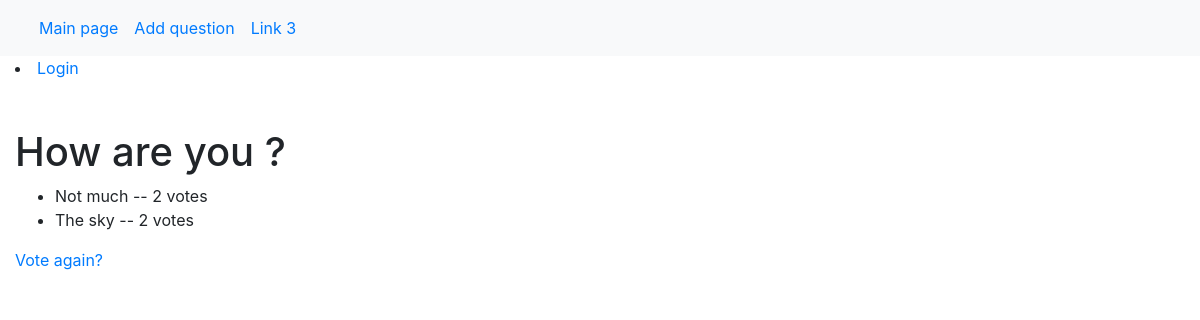
The page /polls/2/results/ on the database as committed earlier.
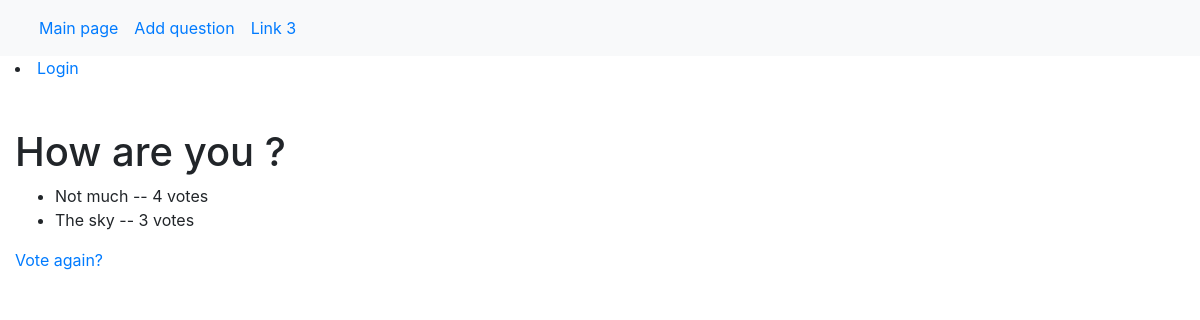
The same page on the database as committed later.
### polls/models.py (models this page shows, shortened)
class Question(models.Model):
    question_text = models.CharField(max_length=200)
    pub_date = models.DateTimeField('date published')
    user = models.ForeignKey(User, on_delete=models.SET_NULL, null=True, blank=True)

class Choice(models.Model):
    question = models.ForeignKey(Question, on_delete=models.CASCADE)
    choice_text = models.CharField(max_length=200)
    votes = models.IntegerField(default=0)

### polls/views.py (the view)
# urls.py: path('<int:pk>/results/', views.ResultsView.as_view(), name='results'),
class ResultsView(generic.DetailView):
    model = Question
    template_name = 'polls/results.html'

### polls/templates/polls/results.html (shortened to what this page needs)
{% extends "polls/base.html" %}
{% block content %}
<!DOCTYPE html>
<html lang="en">
<head>
</head>
<body>
    <h1>{{ question.question_text }}</h1>
    <ul>
    {% for choice in question.choice_set.all %}
        <li>{{ choice.choice_text }} -- {{ choice.votes }} vote{{ choice.votes|pluralize }}</li>
    {% endfor %}
    </ul>
    <a href="{% url 'polls:detail' question.id %}">Vote again?</a>
</body>
</html>
{% endblock  %}

### polls/templates/polls/base.html (shortened to what this page needs)
 <!DOCTYPE html>
<html lang="en">
<head>
  <link rel="stylesheet" href="https://cdn.jsdelivr.net/npm/bootstrap@4.6.2/dist/css/bootstrap.min.css">
</head>
<body>
<nav class="navbar navbar-expand-sm bg-light">
  <div class="container-fluid">
    <ul class="navbar-nav">
      <li class="nav-item">
        <a class="nav-link" href="/polls/">Main page</a>
      </li>
      <li class="nav-item">
        <a class="nav-link" href="/polls/add/">Add question</a>
      </li>
      <li class="nav-item">
        <a class="nav-link" href="#">Link 3</a>
      </li>
    </ul>
  </div>
</nav>
<div class="container-fluid">
   {% if user.is_authenticated %}
     <li>User: {{ user.get_username }}</li>
     <li><a href="{% url 'logout' %}?next={{ request.path }}">Logout</a></li>
   {% else %}
     <li><a href="{% url 'login' %}?next={{ request.path }}">Login</a></li>
   {% endif %}
    {% block content %}
    {% endblock %}
</div>
</body>
</html>

Rows that differ between the two databases and show on the page:
changed Choice "Not much": votes "2" → "4"
changed Choice "The sky": votes "2" → "3"
